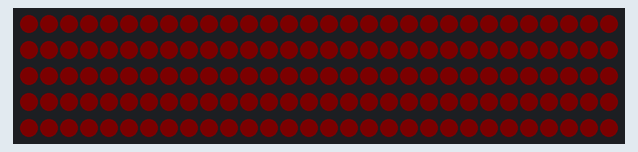
Recording of a sketch running on a simulated Arduino Uno, built with avr-gcc and run on an emulated ATmega328P. On the bench: 150 RGB LEDs in strip order, left to right, continuing on the next row. Dim RGB values are drawn brighter than linear.

Above: at 1.1 s.
At 39.1 s:
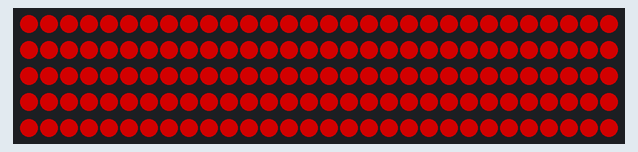

The sketch:

final_wakelight.ino
```cpp
//WakeLight
//Author: Mitchell Ciupak
//Date: 2020-05-03

#include "FastLED.h"

#define NUM_LEDS 150
#define DATA_PIN 2
#define CLOCK_PIN 13

// Define the array of leds
CRGB leds[NUM_LEDS];

void setup() {
      FastLED.addLeds<NEOPIXEL, DATA_PIN>(leds, NUM_LEDS);
}

void loop() {
  sunrise();
  FastLED.show();
}

void sunrise() {
  static const uint8_t sunriseLength = 5; //(min)
  static const uint8_t interval = (sunriseLength * 60) / 256;

  // current gradient palette color index
  static uint8_t heatIndex = 0; // start out at 0

  // HeatColors_p is a gradient palette built in to FastLED
  // that fades from black to red, orange, yellow, white
  // feel free to use another palette or define your own custom one
  CRGB color = ColorFromPalette(HeatColors_p, heatIndex);
  fill_solid(leds, NUM_LEDS, color); // fill the entire strip with the current color

  EVERY_N_SECONDS(interval) {
    if(heatIndex < 255) {
      heatIndex++;
    }
  }
}
```
